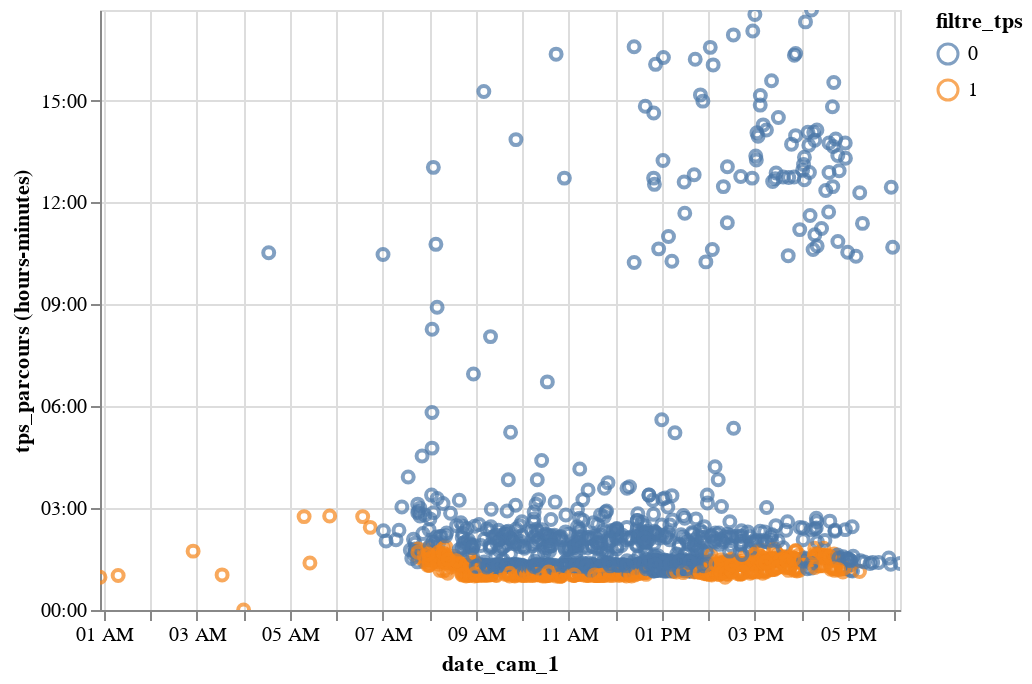

Notebook code for this chart:
### Code cell
#exemple de visu
t.graph_transit_filtre(df_transit_avec_filtre, 'N10-A63')

### Figure 1 — Vega-Lite specification as saved in the notebook (floating-point values rounded to 4 significant figures; data arrays with more than 128 entries replaced by an {"elided": "..."} marker saying what was removed)
{"$schema": "https://vega.github.io/schema/vega-lite/v2.6.0.json", "config": {"view": {"height": 300, "width": 400}}, "data": {"name": "data-ec26193f85780b550c7b721b3bb07899"}, "datasets": {"data-ec26193f85780b550c7b721b3bb07899": {"elided": "1453 records"}}, "encoding": {"color": {"field": "filtre_tps", "type": "nominal"}, "tooltip": {"field": "tps_parcours", "timeUnit": "hoursminutes", "type": "temporal"}, "x": {"field": "date_cam_1", "type": "temporal"}, "y": {"field": "tps_parcours", "timeUnit": "hoursminutes", "type": "temporal"}}, "mark": "point", "selection": {"selector015": {"bind": "scales", "encodings": ["x", "y"], "mark": {"fill": "#333", "fillOpacity": 0.125, "stroke": "white"}, "on": "[mousedown, window:mouseup] > window:mousemove!", "resolve": "global", "translate": "[mousedown, window:mouseup] > window:mousemove!", "type": "interval", "zoom": "wheel!"}}}
